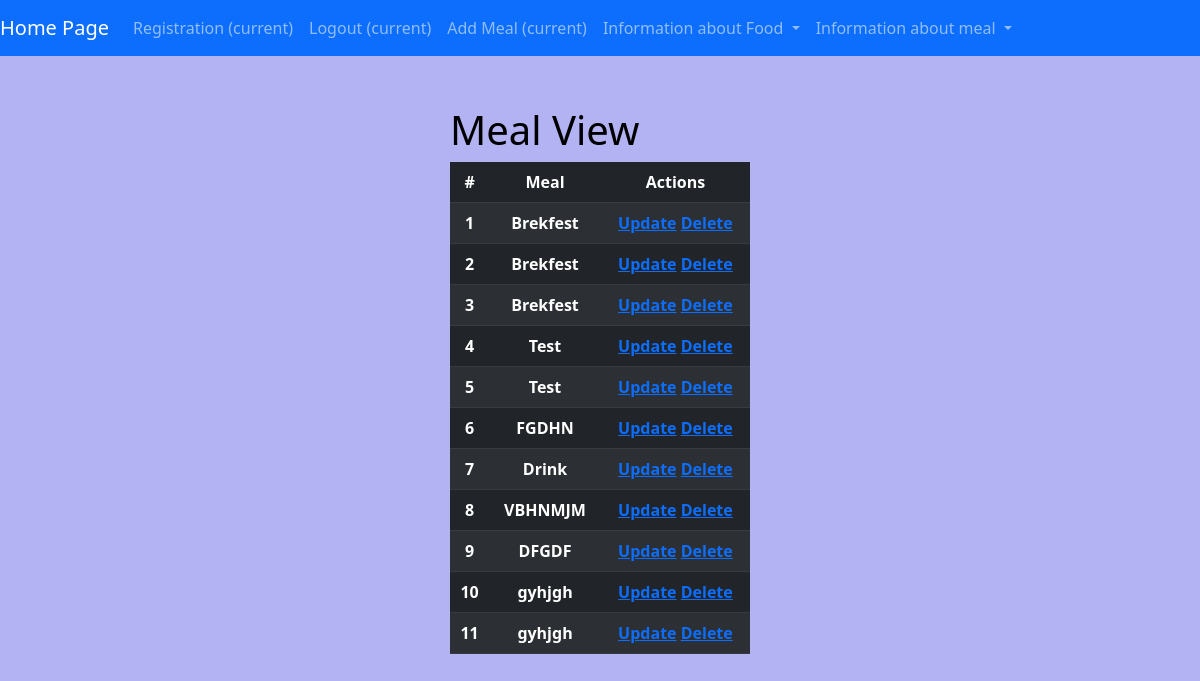
The page /meal/ (signed in) on the database as committed earlier.
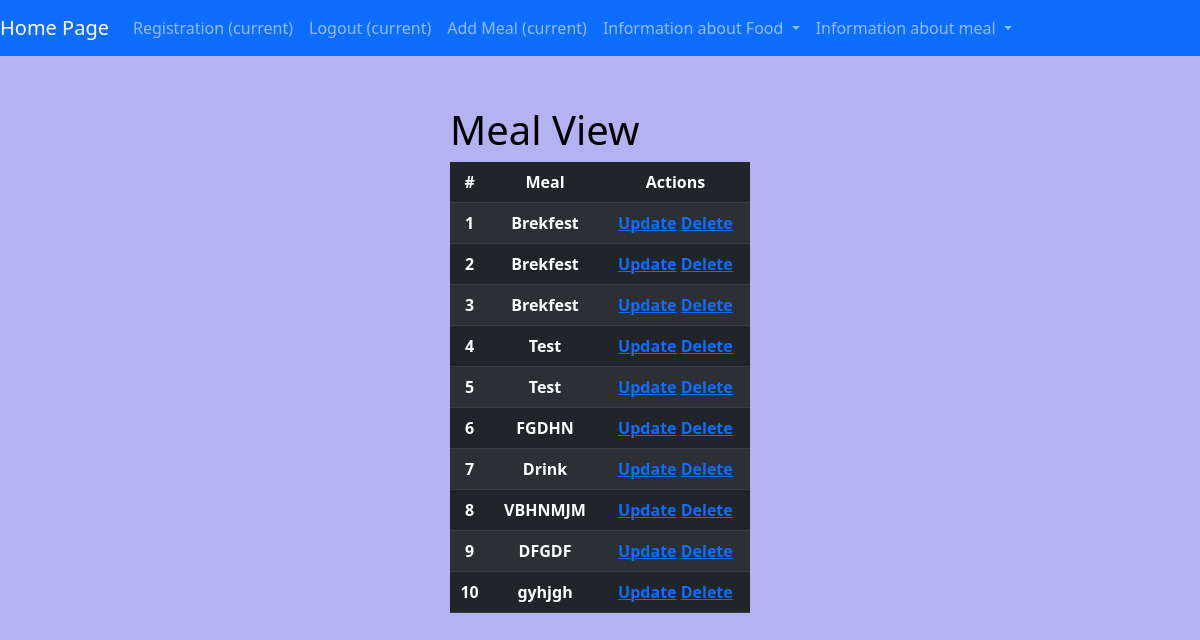
The same page on the database as committed later.
### calories_counter/models.py (models this page shows, shortened)
class Meal(models.Model):
    meal_name = models.CharField(max_length=255)
    foods = models.ManyToManyField(Food, through="MealFood")

### calories_counter/views.py (the view)
# urls.py: path("meal/", views.MealView.as_view(), name="meals"),
class MealView(LoginRequiredMixin, ListView):
    model = Meal
    template_name = "calories_counter/meal.html"
    context_object_name = "meals"

### calories_counter/templates/calories_counter/meal.html (shortened to what this page needs)
{% extends 'base.html' %}
{% load static %}
{% block css_files %}
  <link rel="stylesheet" href="{% static "calories_counter/meal.css" %}">
{% endblock %}
{% block content %}
  <div id="user-meal-view">
    <h1>Meal View</h1>
    <table class="table table-dark table-striped">
      <thead>
        <tr>
          <th>#</th>
          <th>Meal</th>
          <th>Actions</th>
        </tr>
      </thead>
      {% for meal in meals %}
        <tr>
          <th>{{ forloop.counter }}</th>
          <th>{{ meal.meal_name }}</th>
          <th>
            <a href="{% url 'meal_update' meal.id %}">Update</a>
            <a href="{% url 'meal_delete' meal.id %}">Delete</a>
          </th>
        </tr>
      {% endfor %}
    </table>
  </div>
{% endblock %}

Rows that differ between the two databases and show on the page:
removed Meal: meal_name "gyhjgh"
